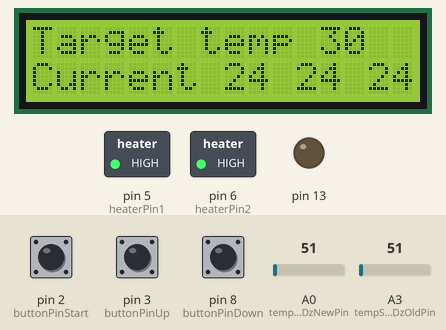
Recording of a sketch running on a simulated Arduino Uno, built with avr-gcc and run on an emulated ATmega328P. Parts: 16×2 character LCD, switched loads named in the sketch (green lamp = pin HIGH), output pins drawn as LEDs (lit = HIGH). Inputs (shaded band) come from the test bench; at power-on: pin 2 (buttonPinStart) HIGH, pin 3 (buttonPinUp) HIGH, A0 (tempSensor35DzNewPin) = 51, A3 (tempSensor35DzOldPin) = 51, pin 8 (buttonPinDown) HIGH. What the sketch prints to the serial monitor is not drawn.

Above: at 4.2 s.
4.3 s: pin 2 (buttonPinStart) pulled LOW for 0.15 s
At 6.0 s:
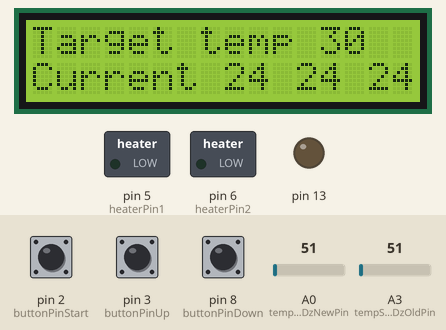
6.3 s: pin 3 (buttonPinUp) pulled LOW for 3.2 s
At 10.7 s:
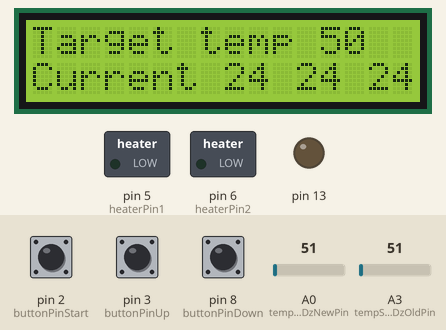
11.0 s: A0 (tempSensor35DzNewPin) set to 61
At 12.6 s:
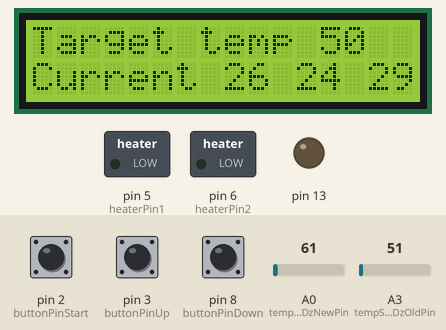
13.5 s: A3 (tempSensor35DzOldPin) set to 61
At 15.2 s:
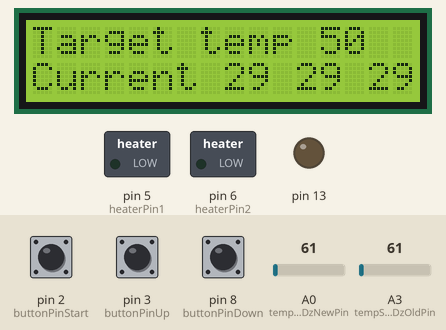
15.5 s: pin 8 (buttonPinDown) pulled LOW for 3.2 s
At 19.6 s:
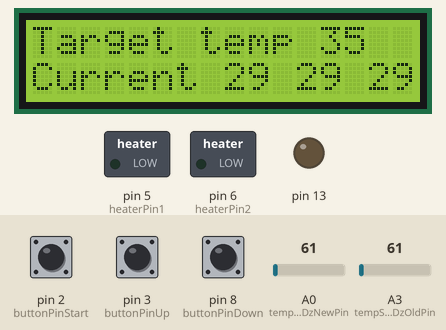
20.2 s: pin 8 (buttonPinDown) pulled LOW for 0.15 s
At 21.5 s:
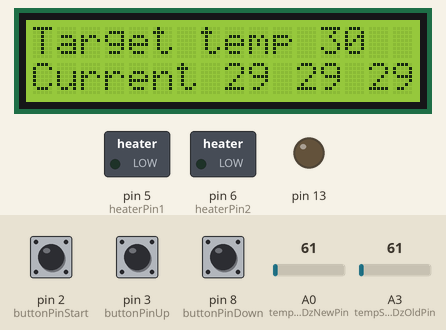
Timing chart, 0 to 23.2 s (numbered marks = the images above; inputs shaded):
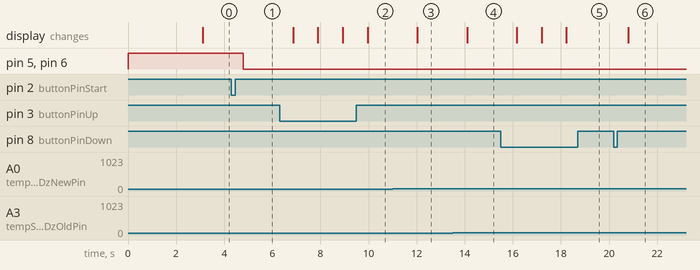

The sketch:

ready.ino
```cpp
  #include <LiquidCrystal_I2C.h>
  #include <Wire.h>

  const int buttonPinUp = 3;
  const int buttonPinDown = 8;
  const int buttonPinStart = 2;

  const int heaterPin1 = 5;
  const int heaterPin2 = 6;

  const int tempSensor35DzOldPin = A3;
  const int tempSensor35DzNewPin = A0;

  const unsigned long errorTemperatureDelta = 5;
  const unsigned long ETD = errorTemperatureDelta * 1023 / 500;
  const unsigned long errorTemperatureValue = 105;
  const unsigned long ETV = errorTemperatureValue * 1023 / 500;

  bool heatingActive = false;
  bool keepConstantTemperature = false;

  unsigned int targetTemp = 30;
  unsigned int currentTemp = 0;
  unsigned int hysteresis = 1;

  unsigned long lastUpdate = 0;
  const int updateInterval = 1000;

  LiquidCrystal_I2C LCD(0x27, 16, 2);

void setup() {
    pinMode(13, OUTPUT);

    pinMode(buttonPinUp, INPUT);
    pinMode(buttonPinDown, INPUT);
    pinMode(buttonPinStart, INPUT);
    pinMode(heaterPin1, OUTPUT);
    pinMode(heaterPin2, OUTPUT);
    digitalWrite(heaterPin1, HIGH);
    digitalWrite(heaterPin2, HIGH);

    Serial.begin(9600);
    Serial.println("setup ready");

    LCD.init();
    LCD.backlight();

    LCD.setCursor(1, 0);
    LCD.print("Welcome");

    LCD.setCursor(1, 1);
    LCD.print("back");
    LCD.display();
    delay(3000);
    LCD.clear();
}

void loop() {
  int upStat = digitalRead(buttonPinUp);
  int downStat = digitalRead(buttonPinDown);
  int startStat = digitalRead(buttonPinStart);

  unsigned int sensor35OldValue = analogRead(tempSensor35DzOldPin);
  unsigned int sensor35NewValue = analogRead(tempSensor35DzNewPin);

  validation(sensor35OldValue, sensor35NewValue);


  int temp35Old = sensor35OldValue * 500 / 1024;
  int temp35New = sensor35NewValue * 500 / 1024;
  currentTemp = (temp35Old + temp35New) / 2;

  if (upStat == LOW && targetTemp < 125) {
    targetTemp += 5;
    delay(500);
  }

  if (downStat == LOW && targetTemp > 25) {
    targetTemp -= 5;
    delay(500);
  }

  if (startStat == LOW){
    keepConstantTemperature = !keepConstantTemperature;
    delay(500);
  }

  if (millis() - lastUpdate >= updateInterval)
  {
    lastUpdate = millis();
    updateScreen(sensor35OldValue, temp35Old, sensor35NewValue, temp35New, currentTemp);
  }

  if (keepConstantTemperature)
  {
    if (currentTemp < targetTemp - hysteresis) {
      heatingActive = true;
      digitalWrite(heaterPin1, LOW);
      digitalWrite(heaterPin2, LOW);
      delay(500);
    } else if (currentTemp > targetTemp + hysteresis) {
      heatingActive = false;
      digitalWrite(heaterPin1, HIGH);
      digitalWrite(heaterPin2, HIGH);
      delay(500);
    }
  }

}

void updateScreen(int sensor35OldValue, int temp35Old, int sensor35NewValue, int temp35New, int currentTemp)
{
  LCD.clear();
  LCD.setCursor(0, 0);
  LCD.print("Target temp ");
  LCD.print(targetTemp);

  LCD.setCursor(0, 1);
  LCD.print("Current ");

  LCD.print(currentTemp);
  LCD.print(" ");
  LCD.print(temp35Old);
  LCD.print(" ");
  LCD.print(temp35New);
}

void validation(int sensor35OldValue, int sensor35NewValue)
{
  bool readingIisValid = true;
  if (abs(sensor35NewValue - sensor35OldValue) > ETD)
  {
    LCD.clear();
    LCD.setCursor(0, 0);
    LCD.print("Some sensor err!");
    LCD.setCursor(0, 1);
    LCD.print("Fix and restart");

    readingIisValid = false;
  }

  if (sensor35OldValue > ETV)
  {
    LCD.clear();
    LCD.setCursor(0, 0);
    LCD.print("Left sensor err!");
    LCD.setCursor(0, 1);
    LCD.print("Fix and restart");

    digitalWrite(heaterPin1, HIGH);
    digitalWrite(heaterPin2, HIGH);

    readingIisValid = false;
  }

  if (sensor35NewValue > ETV)
  {
    LCD.clear();
    LCD.setCursor(0, 0);
    LCD.print("Right sensor err!");
    LCD.setCursor(0, 1);
    LCD.print("Fix and restart");

    readingIisValid = false;
  }

  if(!readingIisValid)
  {
    if (heatingActive)
    {
      digitalWrite(heaterPin1, false);
      digitalWrite(heaterPin2, false);
    }
    abort();
  }
}
```

Measured:
- after the input at 4.3 s, pin 5 (heaterPin1), pin 6 (heaterPin2): HIGH → LOW after 0.50 s
- after the input at 6.3 s, the display: first changes after 0.57 s (image 2 shows a later state)
- after the input at 11.0 s, the display: changes after 1.0 s (image 3)
- after the input at 13.5 s, the display: changes after 0.60 s (image 4)
- after the input at 15.5 s, the display: first changes after 0.66 s (image 5 shows a later state)
- after the input at 20.2 s, the display: changes after 0.59 s (image 6)
